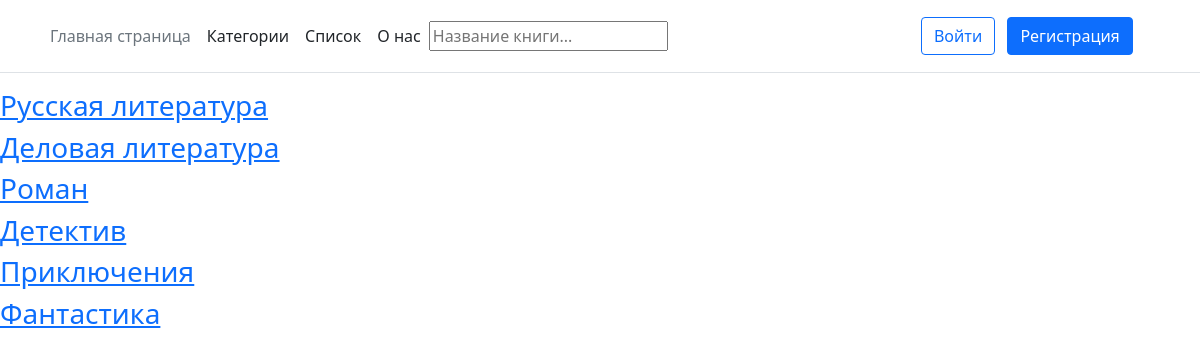
The page /Жанр on the database its author committed.
### main/models.py (models this page shows, shortened)
class Category(models.Model):
    category_name = models.CharField('Название категории',max_length=300)
    category_date =models.DateTimeField(auto_now_add=True)
    class Meta:
        verbose_name = 'Жанр'
        verbose_name_plural = 'Жанры'

### main/views.py (the view)
# urls.py: path('<str:cb>', views.get_full_category),
def get_full_category(request, cb):
    get_category_id = Category.objects.get(category_name=cb)
    all_books = Book.objects.filter(book_category=get_category_id.id)
    return render(request, 'main/category_books.html',
                  {'books': all_books, 'category_name': get_category_id.category_name})

### main/views.py (called while the page is built)
def category_of_books(request):
    categories = Category.objects.all()
    return render(request, 'main/categories.html', {'categories': categories})

### main/templates/main/categories.html (shortened to what this page needs)
{% extends 'main/base.html' %}
{% block content %}
    {% for category in categories %}
    <a href="/{{category.category_name}}"><h3>{{ category.category_name }}</h3></a>
    {% endfor %}
{% endblock %}

### rows shown on the page
Category: category_name "Русская литература"
Category: category_name "Деловая литература"
Category: category_name "Роман"
Category: category_name "Детектив"
Category: category_name "Приключения"
Category: category_name "Фантастика"
